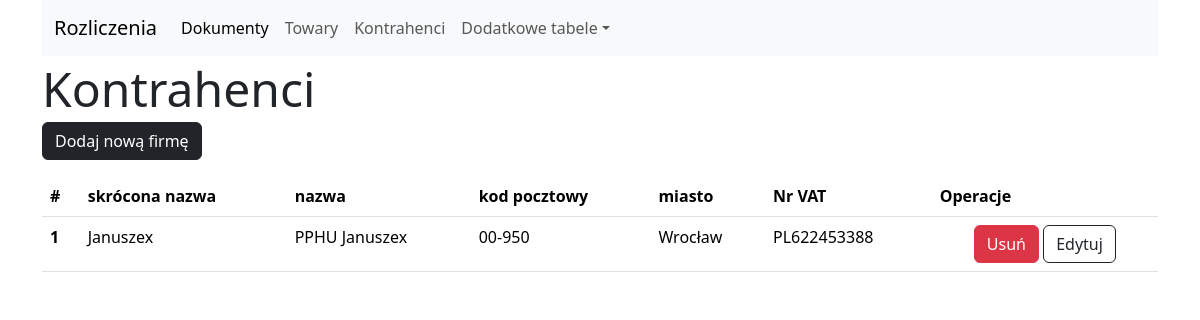
Before: /companies/list with the older database file.
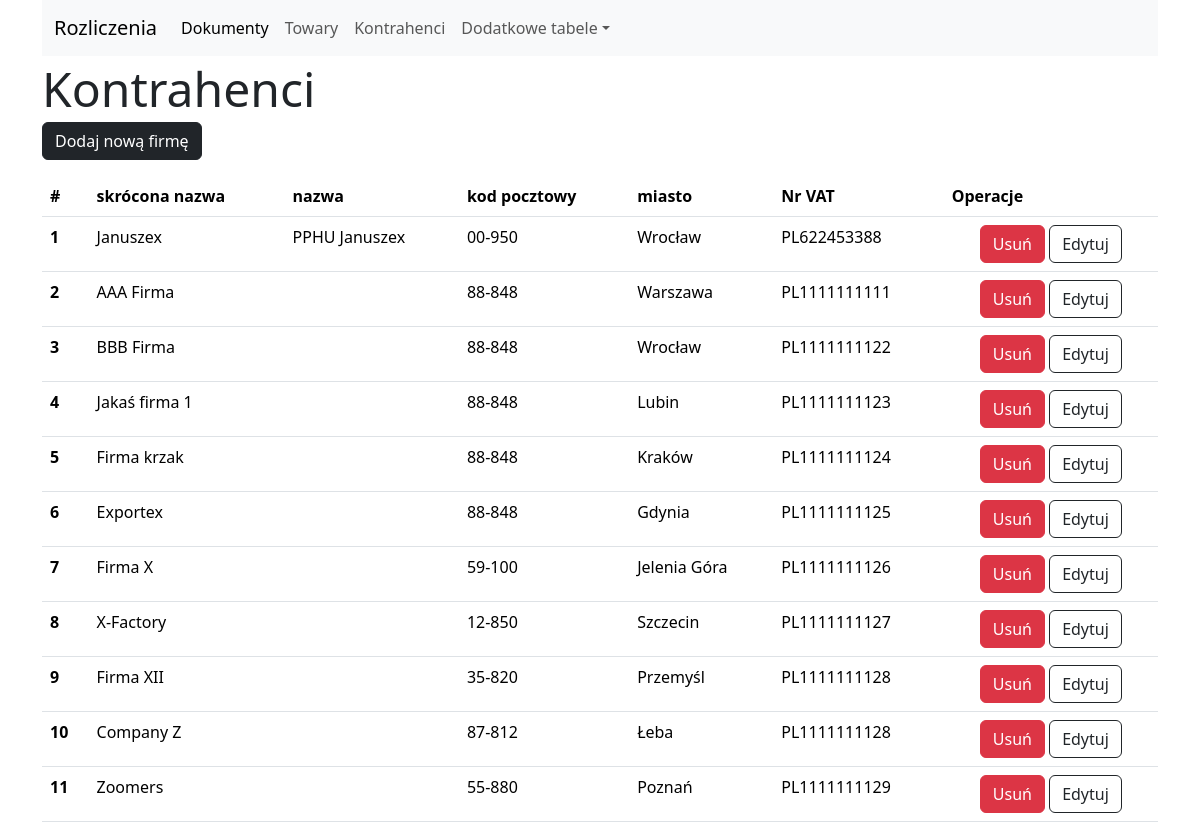
After: the same page with the newer database file.
### tables this page shows
CREATE TABLE companies (
	id INTEGER NOT NULL, 
	short_name VARCHAR(15) NOT NULL, 
	name VARCHAR, 
	name_cont VARCHAR, 
	street VARCHAR(35), 
	postal_code VARCHAR(7), 
	"VAT_number" VARCHAR(15), 
	city VARCHAR(25), 
	PRIMARY KEY (id)
);

### blueprints/companies_bp.py (the view)
@companies_blueprint.route('/companies/list')
def list_tax_rates():
    request_params = request.args.to_dict()
    if request_params and request_params.get('mode') == 'remove':
        id_elem = request_params.get('id_elem')
        if id_elem:
            db.remove_company(int(id_elem))
            return redirect('/companies/list')
    list_data = db.show_all_companies()
    return render_template('custom_forms/companies.html', list_data=list_data, settings=settings, page_state='list')

### db_cms/db_cms_core.py (called while the page is built)
    def __show_all_elements(self, table):
        selected = select([table])
        with self.__engine__.connect() as conn:
            return conn.execute(selected).all()

    def show_all_companies(self):
        return self.__show_all_elements(self.companies)

### templates/custom_forms/companies.html (shortened to what this page needs)
{% extends "custom_forms/custom_base.html" %}
{% from 'bootstrap5/form.html' import render_field %}
    {% block element_list %}
    {% if page_state == 'list': %}
        <a href="/companies/new" class="btn btn-dark">{{settings['button_name']}}</a>
    {% endif %}
    {% if list_data: %}
    <table class="table my-3">
        <thead>
        <tr>
            <th scope="col">#</th>
            {% for column_title in settings['table_headers']: %}
            <th scope="col">{{column_title}}</th>
            {% endfor%}
            <th scope="col">Operacje</th>
        </tr>
        </thead>
        <tbody>
        {% for row in list_data: %}
        <tr>
            <th scope="row">{{loop.index}}</th>
            <td>{{row['short_name']}}</td>
            <td>{{row['name']}}</td>
            <td>{{row['postal_code']}}</td>
            <td>{{row['city']}}</td>
            <td>{{row['VAT_number']}}</td>
            <td class="text-center">
                <button class="btn btn-danger remove-button" data-bs-toggle="modal" data-bs-target="#deleteElementModal"
                        data-id="{{row['id']}}"  data-name="{{row['short_name']}}">Usuń
                </button>
                <a class="btn border-1 border-dark" href="{{'/companies/edit/' ~ row['id']}}">Edytuj</a>
            </td>
        </tr>
        {% endfor %}
        </tbody>
    </table>
    {% endif %}
    {% endblock %}

### templates/custom_forms/custom_base.html
{% extends "simple_forms/base.html" %}

### templates/simple_forms/base.html (shortened to what this page needs)
<!doctype html>
<html lang="en">
<head>
    {{ bootstrap.load_css() }}
</head>
<body>
<div class="container">
    <nav class="navbar navbar-expand-lg navbar-light bg-light">
        <div class="container-fluid">
            <a class="navbar-brand" href="#">Rozliczenia</a>
            <div class="collapse navbar-collapse" id="navbarSupportedContent">
                <ul class="navbar-nav me-auto mb-2 mb-lg-0">
                    <li class="nav-item">
                        <a class="nav-link active" href="/documents/list">Dokumenty</a>
                    </li>
                    <li class="nav-item">
                        <a class="nav-link" href="/items/list">Towary</a>
                    </li>
                    <li class="nav-item">
                        <a class="nav-link" href="/companies/list">Kontrahenci</a>
                    </li>
                    <li class="nav-item dropdown">
                        <a class="nav-link dropdown-toggle" data-bs-toggle="dropdown" href="#" role="button" aria-expanded="false">Dodatkowe tabele</a>
                    </li>
                </ul>
            </div>
        </div>
    </nav>
</div>
<header class="container">
    <h1 class="display-5 my-1">{{settings['title']}}</h1>
</header>
<div class="container">
    {% block element_list %} Add lists here <br/> {% endblock %}
</div>
</body>
</html>

Changed rows visible on the page:
added companies: short_name "AAA Firma", postal_code "88-848", city "Warszawa", VAT_number "PL1111111111"
added companies: short_name "BBB Firma", postal_code "88-848", city "Wrocław", VAT_number "PL1111111122"
added companies: short_name "Jakaś firma 1", postal_code "88-848", city "Lubin", VAT_number "PL1111111123"
added companies: short_name "Firma krzak", postal_code "88-848", city "Kraków", VAT_number "PL1111111124"
added companies: short_name "Exportex", postal_code "88-848", city "Gdynia", VAT_number "PL1111111125"
added companies: short_name "Firma X", postal_code "59-100", city "Jelenia Góra", VAT_number "PL1111111126"
added companies: short_name "X-Factory", postal_code "12-850", city "Szczecin", VAT_number "PL1111111127"
added companies: short_name "Firma XII", postal_code "35-820", city "Przemyśl", VAT_number "PL1111111128"
added companies: short_name "Company Z", postal_code "87-812", city "Łeba", VAT_number "PL1111111128"
added companies: short_name "Zoomers", postal_code "55-880", city "Poznań", VAT_number "PL1111111129"
